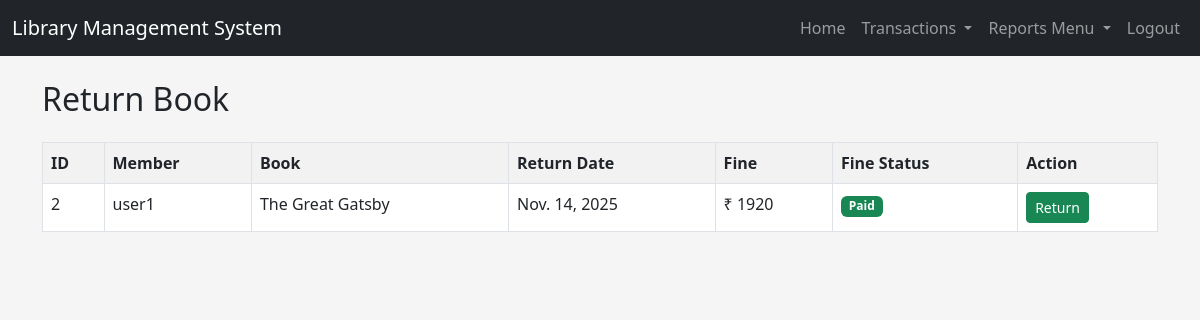
The app's page /return-book/ (signed in) with its own data.
### library/models.py (models this page shows, shortened)
class IssueBook(models.Model):
    member = models.ForeignKey(Member, on_delete=models.CASCADE)
    book = models.ForeignKey(Book, on_delete=models.CASCADE)
    issue_date = models.DateField()
    return_date = models.DateField()
    returned = models.BooleanField(default=False)
    fine = models.DecimalField(max_digits=8,
                           decimal_places=2,
                           default=0)
    fine_paid = models.BooleanField(default=False)

class Member(models.Model):
    user = models.OneToOneField(User, on_delete=models.CASCADE)
    membership = models.ForeignKey(Membership, on_delete=models.SET_NULL, null=True)
    phone = models.CharField(max_length=15)

class Book(models.Model):
    title = models.CharField(max_length=200)
    author = models.CharField(max_length=100)
    category = models.CharField(max_length=100)
    quantity = models.IntegerField()
    available = models.IntegerField()

### library/views.py (the view)
@login_required
def return_book(request):
    issues = IssueBook.objects.filter(returned=False)
    today = date.today()
    for issue in issues:
        if today > issue.return_date:
            late_days = (today - issue.return_date).days
            issue.fine = late_days * 10
            issue.save()
    return render(request,
                  'return_book.html',
                  {'issues': issues})

### library/templates/return_book.html
{% extends 'base.html' %}
{% block content %}
<h2 class="mb-4">
    Return Book
</h2>
<table class="table table-bordered table-striped">
    <tr>
        <th>ID</th>
        <th>Member</th>
        <th>Book</th>
        <th>Return Date</th>
        <th>Fine</th>
        <th>Fine Status</th>
        <th>Action</th>
    </tr>
    {% for issue in issues %}
    <tr>
        <td>{{ issue.id }}</td>
        <td>{{ issue.member.user.username }}</td>
        <td>{{ issue.book.title }}</td>
        <td>{{ issue.return_date }}</td>
        <td>
            {% if issue.fine > 0 %}
                ₹ {{ issue.fine }}
            {% else %}
                No Fine
            {% endif %}
        </td>
        <td>
            {% if issue.fine > 0 %}
                {% if issue.fine_paid %}
                    <span class="badge bg-success">
                        Paid
                    </span>
                {% else %}
                    <span class="badge bg-danger">
                        Pending
                    </span>
                {% endif %}
            {% else %}
                <span class="badge bg-success">
                    No Fine
                </span>
            {% endif %}
        </td>
        <td>
            {% if issue.fine > 0 and not issue.fine_paid %}
                <a href="/pay-fine/{{ issue.id }}"
                   class="btn btn-warning btn-sm">
                    Pay Fine
                </a>
            {% else %}
                <a href="/return-book-confirm/{{ issue.id }}"
                   class="btn btn-success btn-sm">
                    Return
                </a>
            {% endif %}
        </td>
    </tr>
    {% endfor %}
</table>
{% endblock %}

### library/templates/base.html (style rules this page uses)
body { background-color:#f5f5f5; }

### records on screen
IssueBook: id "2", member.user.username "user1", book "The Great Gatsby", return_date "Nov. 14, 2025", fine "1920", fine_paid "Paid"
